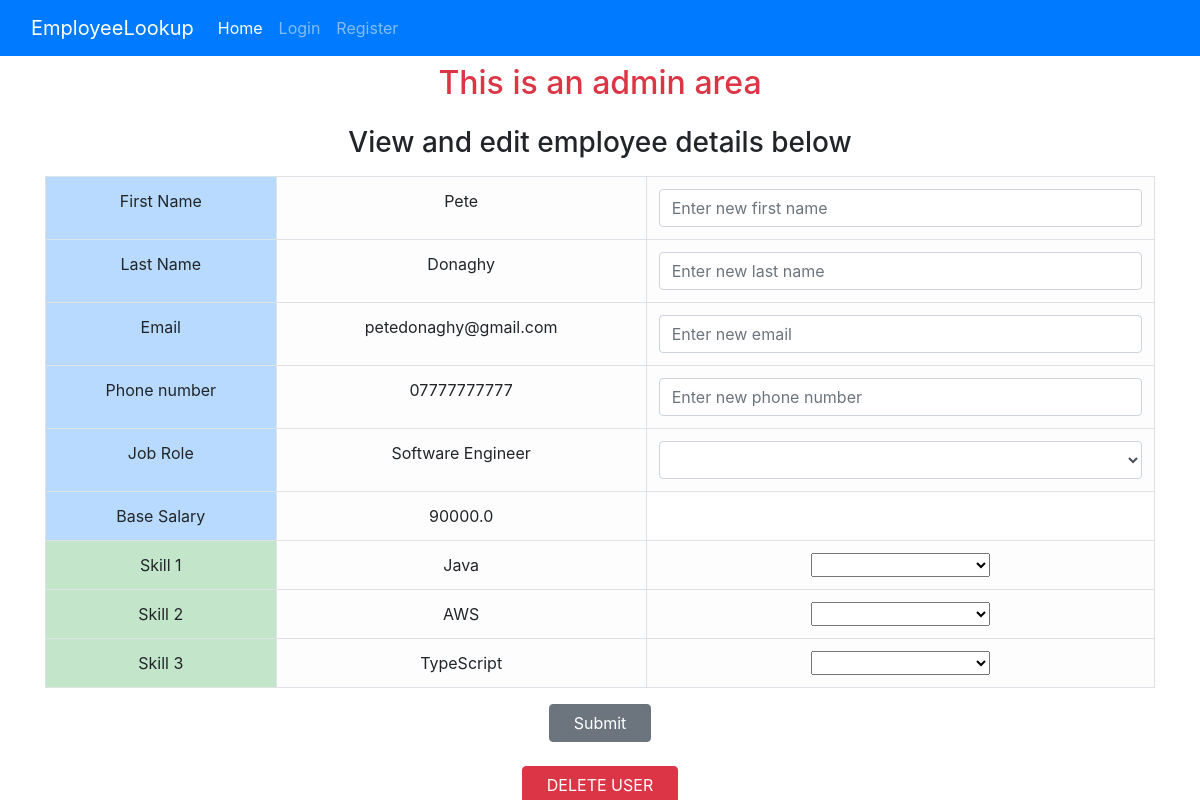
Screenshot of /view-record/2/update with the database file from the repository.
### website/models.py (models this page shows, shortened)
class User(db.Model, UserMixin):
    id = db.Column(db.Integer, primary_key=True)
    email = db.Column(db.String(120), unique=True, nullable=False)
    password = db.Column(db.String(60))
    first_name = db.Column(db.String(30))
    last_name = db.Column(db.String(30))
    skill_1 = db.Column(db.String(60), nullable=True)
    skill_2 = db.Column(db.String(60), nullable=True)
    skill_3 = db.Column(db.String(60), nullable=True)
    is_admin = db.Column(db.Boolean, default=False)
    contact_number = db.Column(db.String(60), nullable=True)
    job_id = db.Column(db.Integer, db.ForeignKey('job.id'), nullable=True)
    job = db.relationship('Job')

class Job(db.Model):
    id = db.Column(db.Integer, primary_key=True)
    job_title = db.Column(db.String(120))
    department = db.Column(db.String(120))
    base_salary = db.Column(db.Integer)

### website/routes.py (the view)
@main.route('/view-record/<int:user_id>/update', methods=['GET', 'POST'])
def view_record(user_id: int):
    form = UpdateUserForm()
    user = User.query.filter_by(id=user_id).first()
    if request.method == "POST":
        update_user(user)
        return redirect(url_for('main.view_record', user_id=user_id))
    return render_template("home.html",
                           user=user,
                           job_roles=JobRoles,
                           jobs=Job.query.all(),
                           is_home=False,
                           skills=Skills,
                           form=form)

### website/forms.py
class UpdateUserForm(FlaskForm):
    email = StringField('Email', validators=[Optional(),Email()])
    first_name = StringField('First Name', validators=[Optional(), Length(min=2, max=30)])
    last_name = StringField('Last Name', validators=[Optional(), Length(min=2, max=30)])
    contact_number = StringField('Contact Number', validators=[Optional(), Length(min=2, max=20)])

### website/templates/home.html (shortened to what this page needs)
{% extends "base.html" %}
{% block content %}
    {% if is_home %}
        <h2 class="text-center p-2">Welcome {{ user.first_name }}!</h2>
        <h3 class="text-center p-2">View and edit your details below</h3>
        <p class="text-center p-2">Add values to the fields you wish to change and click submit (empty fields will not
            be
            changed).</p>
    {% else %}
        <h2 class="text-center p-2 text-danger">This is an admin area</h2>
        <h3 class="text-center p-2">View and edit employee details below</h3>
    {% endif %}
    <container class="container d-flex flex-column">
        <form method="POST"
                {% if is_home %}
              action="/home"
                {% else %}
              action="{{ url_for('main.view_record', user_id=user.id) }}"
                {% endif %}
              class="d-flex flex-column mb-4"
        >
            <table class="table table-bordered text-center mx-auto">
                <tr>
                    <td class="table-primary">First Name</td>
                    <td class="table-light">{{ user.first_name }}</td>
                    <td class="table-light">
                        {{ form.first_name(class="validate form-control", placeholder="Enter new first name") }}
                    </td>
                </tr>
                <tr>
                    <td class="table-primary">Last Name</td>
                    <td class="table-light">{{ user.last_name }}</td>
                    <td class="table-light">
                        {{ form.last_name(class="validate form-control", placeholder="Enter new last name") }}
                    </td>
                </tr>
                <tr>
                    <td class="table-primary">Email</td>
                    <td class="table-light">{{ user.email }}</td>
                    <td class="table-light">
                        {{ form.email(class="validate form-control", placeholder="Enter new email") }}
                    </td>
                </tr>
                <tr>
                    <td class="table-primary">Phone number</td>
                    <td class="table-light">{{ user.contact_number }}</td>
                    <td class="table-light">
                        {{ form.contact_number(class="validate form-control", placeholder="Enter new phone number") }}
                    </td>
                </tr>
                <tr>
                    <td class="table-primary">Job Role</td>
                    <td class="table-light">
                        {{ user.job.job_title }}
                    </td>
                    <td class="table-light">
                        <select name="job_title" id="job_title" class="form-control"
                        >
                            <option selected></option>
                            <option>{{ job_roles.SOFTWARE_ENGINEER.value }}</option>
                        </select>
                    </td>
                </tr>
                <tr>
                    <td class="table-primary">Base Salary</td>
                    <td class="table-light">
                        {% for job in jobs %}
                            {% if job.id == user.job_id %}
                                {{ job.base_salary }}
                            {% endif %}
                        {% endfor %}
                    </td>
                </tr>
                <tr>
                    <td class="table-success">Skill 1</td>
                    <td class="table-light">{{ user.skill_1 }}</td>
                    <td class="table-light">
                        <select name="skill_1" id="skill_1">
                            <option selected></option>
                            <option>{{ skills.JAVA.value }}</option>
                        </select>
                    </td>
                </tr>
                <tr>
                    <td class="table-success">Skill 2</td>
                    <td class="table-light">{{ user.skill_2 }}</td>
                    <td class="table-light">
                        <select name="skill_2" id="skill_2">
                            <option selected></option>
                            <option>{{ skills.JAVA.value }}</option>
                        </select>
                    </td>
                </tr>
                <tr>
                    <td class="table-success">Skill 3</td>
                    <td class="table-light">{{ user.skill_3 }}</td>
                    <td class="table-light">
                        <select name="skill_3" id="skill_3">
                            <option selected></option>
                            <option>{{ skills.JAVA.value }}</option>
                        </select>
                    </td>
                </tr>
            </table>
            <button type="submit" class="btn btn-secondary px-4 mx-auto">Submit</button>
        </form>
        {% if not is_home %}
            <form action="{{ url_for('main.delete_user', user_id=user.id) }}" method="POST" class="mx-auto"
                  onsubmit="confirmDelete(this)">
                <button type="submit" class="btn btn-danger px-4">DELETE USER</button>
            </form>
        {% endif %}
    </container>
{% endblock %}

### rows the page displays
User: first_name "Pete", last_name "Donaghy", email "petedonaghy@gmail.com", contact_number "07777777777", skill_1 "Java", skill_2 "AWS", skill_3 "TypeScript"
Job: job.job_title "Software Engineer", base_salary "90000.0"
